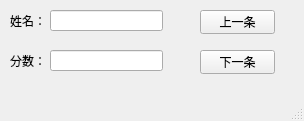
<?xml version="1.0" encoding="UTF-8"?>
<ui version="4.0">
 <class>MainWindow</class>
 <widget class="QMainWindow" name="MainWindow">
  <property name="geometry">
   <rect>
    <x>0</x>
    <y>0</y>
    <width>304</width>
    <height>121</height>
   </rect>
  </property>
  <property name="windowTitle">
   <string>MainWindow</string>
  </property>
  <widget class="QWidget" name="centralwidget">
   <widget class="QPushButton" name="pushButton">
    <property name="geometry">
     <rect>
      <x>200</x>
      <y>10</y>
      <width>75</width>
      <height>24</height>
     </rect>
    </property>
    <property name="text">
     <string>上一条</string>
    </property>
   </widget>
   <widget class="QPushButton" name="pushButton_2">
    <property name="geometry">
     <rect>
      <x>200</x>
      <y>50</y>
      <width>75</width>
      <height>24</height>
     </rect>
    </property>
    <property name="text">
     <string>下一条</string>
    </property>
   </widget>
   <widget class="QLabel" name="label">
    <property name="geometry">
     <rect>
      <x>10</x>
      <y>10</y>
      <width>53</width>
      <height>21</height>
     </rect>
    </property>
    <property name="text">
     <string>姓名：</string>
    </property>
   </widget>
   <widget class="QLabel" name="label_2">
    <property name="geometry">
     <rect>
      <x>10</x>
      <y>50</y>
      <width>53</width>
      <height>21</height>
     </rect>
    </property>
    <property name="text">
     <string>分数：</string>
    </property>
   </widget>
   <widget class="QLineEdit" name="lineEdit">
    <property name="geometry">
     <rect>
      <x>50</x>
      <y>10</y>
      <width>113</width>
      <height>21</height>
     </rect>
    </property>
   </widget>
   <widget class="QLineEdit" name="lineEdit_2">
    <property name="geometry">
     <rect>
      <x>50</x>
      <y>50</y>
      <width>113</width>
      <height>21</height>
     </rect>
    </property>
   </widget>
  </widget>
  <widget class="QMenuBar" name="menubar">
   <property name="geometry">
    <rect>
     <x>0</x>
     <y>0</y>
     <width>304</width>
     <height>22</height>
    </rect>
   </property>
  </widget>
  <widget class="QStatusBar" name="statusbar"/>
 </widget>
 <resources/>
 <connections/>
</ui>
